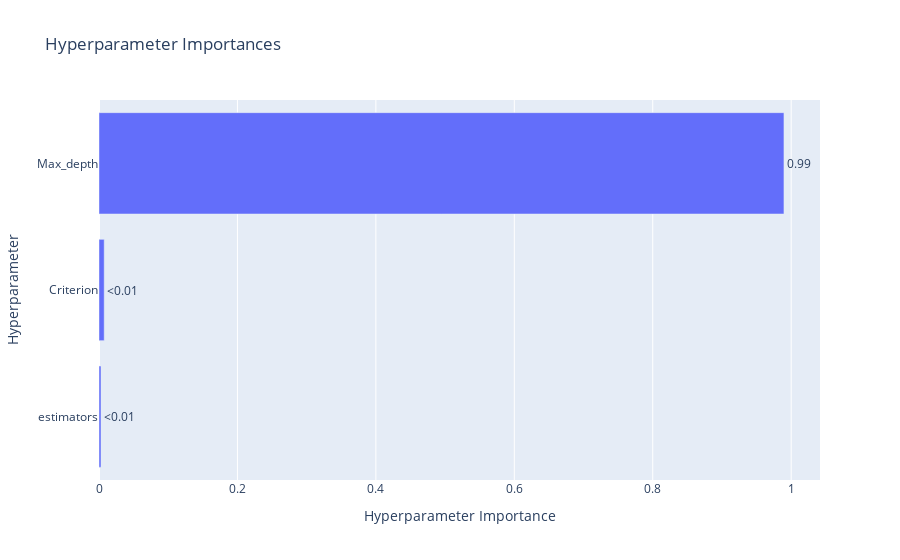

Notebook code cell kept with this figure:
### Code cell
optuna.visualization.plot_param_importances(studyRF)

### Figure 1 — Plotly figure (JSON) as saved in the notebook; plotly's stock layout.template omitted (floating-point values rounded to 4 significant figures)
{"data": [{"cliponaxis": false, "hovertemplate": ["estimators (IntDistribution): 0.0029384532255765294<extra></extra>", "Criterion (CategoricalDistribution): 0.007500175310376429<extra></extra>", "Max_depth (IntDistribution): 0.9895613714640471<extra></extra>"], "name": "Objective Value", "orientation": "h", "text": ["<0.01", "<0.01", "0.99"], "textposition": "outside", "type": "bar", "x": [0.002938, 0.0075, 0.9896], "y": ["estimators", "Criterion", "Max_depth"]}], "layout": {"title": {"text": "Hyperparameter Importances"}, "xaxis": {"title": {"text": "Hyperparameter Importance"}}, "yaxis": {"title": {"text": "Hyperparameter"}}}}
